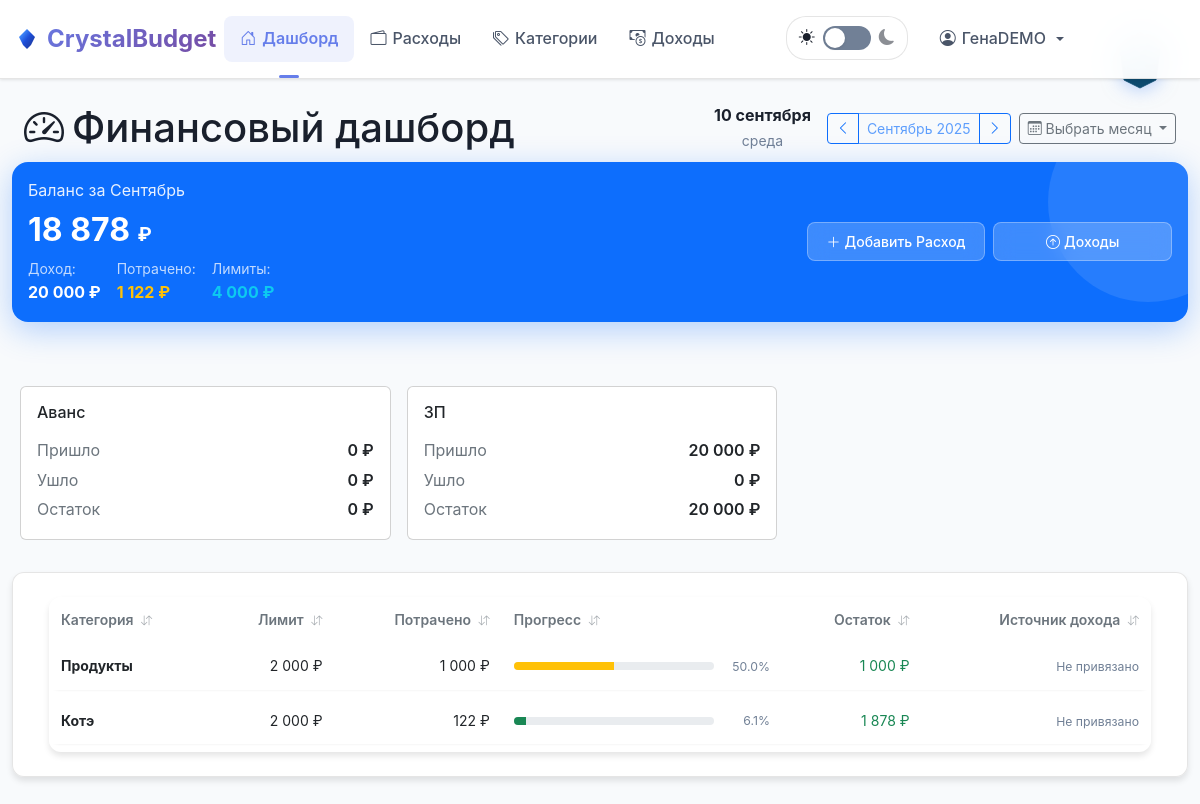
The app's page /dashboard (signed in) with its own data.
### tables this page shows
CREATE TABLE income_sources (
            id INTEGER PRIMARY KEY AUTOINCREMENT,
            name TEXT NOT NULL,
            is_default BOOLEAN DEFAULT 0,
            user_id INTEGER NOT NULL,
            created_at TIMESTAMP DEFAULT CURRENT_TIMESTAMP,
            FOREIGN KEY (user_id) REFERENCES users (id) ON DELETE CASCADE
        );

CREATE TABLE categories (
            id INTEGER PRIMARY KEY AUTOINCREMENT,
            name TEXT NOT NULL,
            limit_type TEXT CHECK(limit_type IN ('fixed', 'percent')) DEFAULT 'fixed',
            value DECIMAL(10,2) NOT NULL,
            category_type TEXT DEFAULT 'expense' CHECK(category_type IN ('expense','income')),
            user_id INTEGER NOT NULL,
            created_at TIMESTAMP DEFAULT CURRENT_TIMESTAMP,
            FOREIGN KEY (user_id) REFERENCES users (id) ON DELETE CASCADE,
            UNIQUE(name, user_id, category_type)
        );

### app.py (the view, shortened to what this page needs)
@app.route("/dashboard")
@login_required
def dashboard():
    month = request.args.get("month") or datetime.now().strftime("%Y-%m")
    conn = get_db()
    uid = session["user_id"]
    try:
        current_date = datetime.strptime(month, "%Y-%m")
        prev_month = (current_date.replace(day=1) - timedelta(days=1)).strftime("%Y-%m")
        next_month = (current_date.replace(day=28) + timedelta(days=4)).replace(day=1).strftime("%Y-%m")
        current_month_name = current_date.strftime("%B %Y")
        month_names_ru = {
            "January": "Январь", "February": "Февраль", "March": "Март", "April": "Апрель",
            "May": "Май", "June": "Июнь", "July": "Июль", "August": "Август",
            "September": "Сентябрь", "October": "Октябрь", "November": "Ноябрь", "December": "Декабрь"
        }
        eng_month_name = current_date.strftime("%B")
        current_month_name = f"{month_names_ru.get(eng_month_name, eng_month_name)} {current_date.year}"
        month_names = ["Январь", "Февраль", "Март", "Апрель", "Май", "Июнь",
                       "Июль", "Август", "Сентябрь", "Октябрь", "Ноябрь", "Декабрь"]
    except ValueError:
        month = datetime.now().strftime("%Y-%m")
        current_date = datetime.now()
        prev_month = (current_date.replace(day=1) - timedelta(days=1)).strftime("%Y-%m")
        next_month = (current_date.replace(day=28) + timedelta(days=4)).replace(day=1).strftime("%Y-%m")
        current_month_name = "Текущий месяц"
        month_names = ["Январь", "Февраль", "Март", "Апрель", "Май", "Июнь",
                       "Июль", "Август", "Сентябрь", "Октябрь", "Ноябрь", "Декабрь"]
    categories = conn.execute(
        "SELECT * FROM categories WHERE user_id=? ORDER BY name", (uid,)
    ).fetchall()
    income_sum = conn.execute(
        """
        SELECT COALESCE(SUM(amount), 0)
        FROM income_daily
        WHERE user_id = ? AND strftime('%Y-%m', date) = ?
        """,
        (uid, month),
    ).fetchone()[0]
    expenses_rows = conn.execute(
        """
        SELECT e.id, e.date, e.amount, e.note, c.name as category_name
        FROM expenses e
        JOIN categories c ON c.id = e.category_id
        WHERE e.user_id = ? AND e.month = ?
        ORDER BY e.date DESC, e.id DESC
        """,
        (uid, month),
    ).fetchall()
    spent_by_cat = conn.execute(
        """
        SELECT c.id, c.name, COALESCE(SUM(e.amount), 0) as spent
        FROM categories c
        LEFT JOIN expenses e ON e.category_id = c.id AND e.user_id = c.user_id AND e.month = ?
        WHERE c.user_id = ?
        GROUP BY c.id, c.name
        """,
        (month, uid),
    ).fetchall()
    rule_rows = conn.execute(
        "SELECT category_id, source_id FROM source_category_rules WHERE user_id=?",
        (uid,),
    ).fetchall()
    rule_map = {r["category_id"]: r["source_id"] for r in rule_rows}
    sources = conn.execute(
        "SELECT id, name FROM income_sources WHERE user_id=? ORDER BY name", (uid,)
    ).fetchall()
    income_by_source = {
        s["id"]: conn.execute(
            """
            SELECT COALESCE(SUM(amount),0) FROM income_daily
            WHERE user_id=? AND source_id=? AND strftime('%Y-%m', date)=?
            """,
            (uid, s["id"], month),
        ).fetchone()[0]
        for s in sources
    }
    limits = conn.execute(
        "SELECT id, name, limit_type, value FROM categories WHERE user_id=?",
        (uid,),
    ).fetchall()
    data = []
    for row in limits:
        cat_id = row["id"]
        limit_val = 0.0
        if row["limit_type"] == "fixed":
            limit_val = float(row["value"])
        else:  # percent
            source_id = rule_map.get(cat_id)
            if source_id and source_id in income_by_source:
                source_income = float(income_by_source[source_id])
                limit_val = source_income * float(row["value"]) / 100.0
            else:
                limit_val = float(income_sum) * float(row["value"]) / 100.0
        spent = 0.0
        for s in spent_by_cat:
            if s["id"] == cat_id:
                spent = float(s["spent"])
                break
        source_id = rule_map.get(cat_id)
        source_name = None
        if source_id:
            for s in sources:
                if s["id"] == source_id:
                    source_name = s["name"]
                    break
        data.append(
            dict(category_name=row["name"], limit=limit_val, spent=spent, id=cat_id, source_name=source_name)
        )
    expense_by_source = {s["id"]: 0.0 for s in sources}
    limits_by_source = {s["id"]: 0.0 for s in sources}
    for cat in limits:
        cat_id = cat["id"]
        src_id = rule_map.get(cat_id)
        if not src_id:
            continue
    source_balances = []
    for s in sources:
        sid = s["id"]
        inc = float(income_by_source.get(sid, 0.0))
        sp = float(expense_by_source.get(sid, 0.0))
        limits_total = float(limits_by_source.get(sid, 0.0))
        remaining_after_limits = inc - limits_total  # остается после всех запланированных лимитов
        source_balances.append(
            dict(source_id=sid, source_name=s["name"], income=inc, spent=sp,
                 rest=inc - sp, limits_total=limits_total, remaining_after_limits=remaining_after_limits)
        )
    conn.close()
    today = datetime.now().strftime("%Y-%m-%d")
    return render_template(
        "dashboard.html",
        categories=categories,
        expenses=expenses_rows,
        budget_data=data,
        income=income_sum,
        current_month=month,
        current_month_name=current_month_name,
        prev_month=prev_month,
        next_month=next_month,
        month_names=month_names,
        today=today,
        source_balances=source_balances,
        sources=sources,
    )

### templates/dashboard.html (shortened to what this page needs)
{% extends "base.html" %}
{% block content %}
<div class="row align-items-center justify-content-between header-row mb-4">
  <div class="col-auto">
    <h1 class="m-0 d-flex align-items-center gap-2">
      <i class="bi bi-speedometer2"></i> Финансовый дашборд
    </h1>
  </div>
  <div class="col-12 col-md-auto">
    <div class="d-flex align-items-center justify-content-between flex-wrap gap-3">
      <div class="text-center">
        <div class="fw-bold text-primary" id="current-date-display"></div>
        <small class="text-muted" id="current-day-display"></small>
      </div>
      <div class="d-flex align-items-center gap-2">
        <div class="btn-group" role="group">
          <a href="?month={{ prev_month }}" class="btn btn-outline-primary btn-sm">
            <i class="bi bi-chevron-left"></i>
          </a>
          <span class="btn btn-outline-primary btn-sm disabled d-none d-sm-inline" style="min-width: 120px;">
            {{ current_month_name }}
          </span>
          <a href="?month={{ next_month }}" class="btn btn-outline-primary btn-sm">
            <i class="bi bi-chevron-right"></i>
          </a>
        </div>
        <div class="dropdown">
          <button class="btn btn-sm btn-outline-secondary dropdown-toggle" type="button" data-bs-toggle="dropdown">
            <span class="d-none d-md-inline"><i class="bi bi-calendar3"></i> Выбрать месяц</span>
          </button>
      </div>
    </div>
  </div>
</div>
<div class="balance-hero p-3 mb-4">
  <div class="row align-items-center">
    <div class="col-md-8">
      <div class="balance-label">Баланс за {{ current_month_name.split()[0] }}</div>
      {% set total_spent = budget_data|map(attribute='spent')|sum %}
      <h2 class="balance-amount mb-2">{{ (income - total_spent)|format_amount }} <small style="font-size:0.6em">₽</small></h2>
      <div class="d-flex gap-3 flex-wrap">
        <div>
          <small class="d-block opacity-75">Доход:</small>
          <strong>{{ income|format_amount }} ₽</strong>
        </div>
        <div>
          <small class="d-block opacity-75">Потрачено:</small>
          <strong class="text-warning">{{ total_spent|format_amount }} ₽</strong>
        </div>
        <div class="d-none d-md-block">
          <small class="d-block opacity-75">Лимиты:</small>
          <strong class="text-info">{{ budget_data|map(attribute='limit')|sum|format_amount }} ₽</strong>
        </div>
      </div>
    </div>
    <div class="col-md-4 text-md-end mt-3 mt-md-0">
      <div class="balance-actions">
        <button type="button" class="btn btn-balance" data-bs-toggle="modal" data-bs-target="#expenseModal">
          <i class="bi bi-plus-lg me-1"></i><span class="d-none d-lg-inline">Добавить </span>Расход
        </button>
        <button type="button" class="btn btn-balance" data-bs-toggle="modal" data-bs-target="#incomeModal">
          <i class="bi bi-arrow-up-circle me-1"></i>Доходы
        </button>
      </div>
    </div>
  </div>
</div>
{% if source_balances and source_balances|length > 0 %}
<div class="row g-3 mb-4">
  {% for s in source_balances %}
  <div class="col-12 col-sm-6 col-lg-4">
    <div class="card source-card">
      <div class="card-body">
        <h6 class="mb-3">{{ s.source_name }}</h6>
        <div class="d-flex justify-content-between mb-1"><span class="k">Пришло</span><span class="v currency">{{ s.income|format_amount }} <span class="currency-display">{{ currency_symbol|default("₽") }}</span></span></div>
        <div class="d-flex justify-content-between mb-1"><span class="k">Ушло</span><span class="v currency">{{ s.spent|format_amount }} <span class="currency-display">{{ currency_symbol|default("₽") }}</span></span></div>
        <div class="d-flex justify-content-between">
          <span class="k">Остаток</span>
          <span class="v currency {% if s.rest < 0 %}text-danger{% endif %}">{{ s.rest|format_amount }} <span class="currency-display">{{ currency_symbol|default("₽") }}</span></span>
        </div>
      </div>
    </div>
  </div>
  {% endfor %}
</div>
{% endif %}
{% if budget_data %}
<div class="d-none d-md-block modern-card">
  <div class="card-body table-wrap">
    <table class="table-modern w-100" id="categoriesTable">
      <thead>
        <tr>
          <th class="sortable" data-sort="category">
            Категория <i class="bi bi-arrow-down-up ms-1 sort-icon"></i>
          </th>
          <th class="text-end sortable hide-mobile" data-sort="limit">
            Лимит <i class="bi bi-arrow-down-up ms-1 sort-icon"></i>
          </th>
          <th class="text-end sortable" data-sort="spent">
            <span class="d-none d-md-inline">Потрачено</span>
            <i class="bi bi-arrow-down-up ms-1 sort-icon"></i>
          </th>
          <th class="sortable hide-mobile" data-sort="progress" style="min-width:200px">
            Прогресс <i class="bi bi-arrow-down-up ms-1 sort-icon"></i>
          </th>
          <th class="text-end sortable" data-sort="remaining">
            <span class="d-none d-md-inline">Остаток</span>
            <i class="bi bi-arrow-down-up ms-1 sort-icon"></i>
          </th>
          <th class="text-end sortable mobile-compact" data-sort="source">
            <span class="d-none d-md-inline">Источник дохода</span>
            <i class="bi bi-arrow-down-up ms-1 sort-icon"></i>
          </th>
        </tr>
      </thead>
      <tbody>
        {% for item in budget_data %}
          {% set progress_percent = (item.limit > 0 and (item.spent / item.limit * 100) or 0) | round(1) %}
          {% set rest = item.limit - item.spent %}
          {% set status_order = 3 if item.spent > item.limit else (2 if item.limit > 0 and (item.spent / item.limit) > 0.8 else 1) %}
          <tr data-category="{{ item.category_name }}"
              data-limit="{{ item.limit }}"
              data-spent="{{ item.spent }}"
              data-progress="{{ progress_percent }}"
              data-remaining="{{ rest }}"
              data-status="{{ status_order }}"
              data-source="{{ item.source_name or 'Не привязано' }}">
            <td class="cell-title">
              {{ item.category_name }}
            </td>
            <td class="text-end currency hide-mobile">{{ item.limit|format_amount }} <span class="currency-display">{{ currency_symbol|default("₽") }}</span></td>
            <td class="text-end currency {{ 'text-danger' if item.spent > item.limit else '' }}">
              {{ item.spent|format_amount }} <span class="currency-display">{{ currency_symbol|default("₽") }}</span>
            </td>
            <td class="hide-mobile">
              <div class="d-flex align-items-center gap-2">
                <div class="flex-grow-1">
                  <div class="progress">
                    <div class="progress-bar {% if progress_percent < 50 %}bg-success{% elif progress_percent < 80 %}bg-warning{% else %}bg-danger{% endif %}"
                         role="progressbar"
                         style="width: {{ [progress_percent, 100] | min }}%;">
                    </div>
                  </div>
                </div>
                <small class="text-muted" style="width:48px;text-align:right;">{{ progress_percent }}%</small>
              </div>
            </td>
            <td class="text-end currency {{ 'text-danger' if rest < 0 else 'text-success' }}">{{ rest|format_amount }} <span class="currency-display">{{ currency_symbol|default("₽") }}</span></td>
            <td class="text-end mobile-compact">
              {% if item.source_name %}
                <span class="d-none d-md-inline text-primary small">{{ item.source_name }}</span>
                <span class="d-md-none text-primary small">{{ item.source_name[:8] }}{{ '...' if item.source_name|length > 8 else '' }}</span>
              {% else %}
                <span class="text-muted small">
                  <span class="d-none d-md-inline">Не привязано</span>
                </span>
              {% endif %}
            </td>
          </tr>
        {% endfor %}
      </tbody>
    </table>
  </div>
</div>
{% endif %}
{% endblock %}

### records on screen
income_sources: source_name "Аванс", income "0", currency_symbol "₽", spent "0", rest "0"
income_sources: source_name "ЗП", income "20 000", currency_symbol "₽", spent "0", rest "20 000"
categories: category_name "Продукты", limit "2 000", currency_symbol "₽", spent "1 000", progress_percent "50.0", rest "1 000"
categories: category_name "Котэ", limit "2 000", currency_symbol "₽", spent "122", progress_percent "6.1", rest "1 878"

### other values on screen
{{ session.name or session.email }} "ГенаDEMO"
{{ current_month_name }} "Сентябрь 2025"
{{ current_month_name.split()[0] }} "Сентябрь"
{{ (income - total_spent)|format_amount }} "18 878"
{{ income|format_amount }} "20 000"
{{ total_spent|format_amount }} "1 122"
{{ budget_data|map(attribute='limit')|sum|format_amount }} "4 000"
